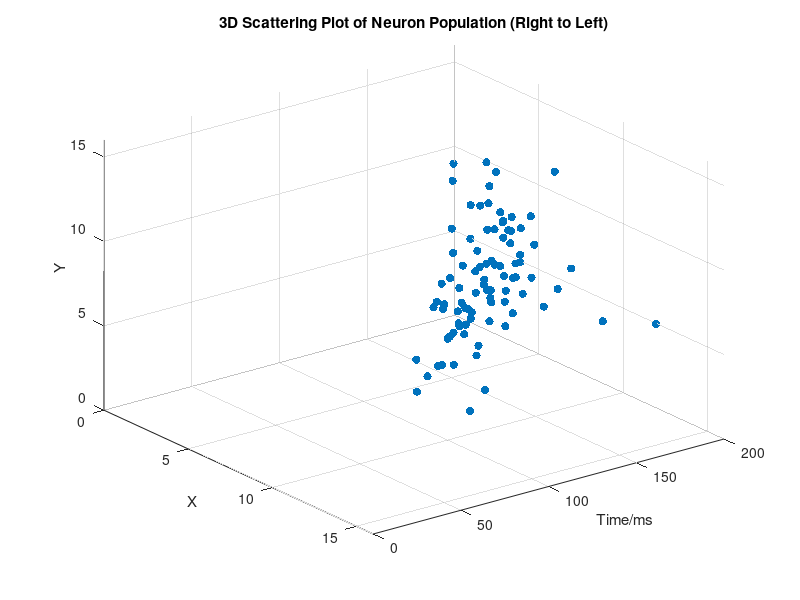

Source code (MATLAB):
clear all;
load('new190d_1.mat');

scatter3(ts,X,Y,'filled');
axis([0 200 0 16 0 16]);
title('3D Scattering Plot of Neuron Population (Right to Left)')
xlabel('Time/ms');
ylabel('X');
zlabel('Y');
set(gca,'YDir','Reverse')